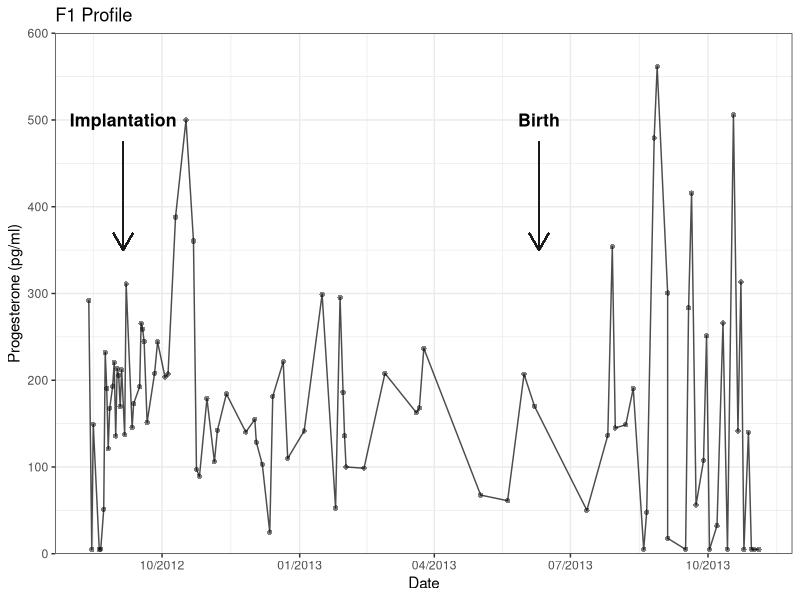

The R script that drew this image: (Note: this script raises an error after producing the figure.)
## This script creates Progesterone plots for the harbor seal saliva manuscript


## set up ~~~~~~~~~~~~~~~~~~~~~~~~~~~~~~~~~~~~~~~~~~~~~~~~~~~~~~~~~~~~~~~~~~~~~
library(here)
library(cowplot)
library(tidyverse)
library(readxl)

#check to see that here() leads to root directory or top-level folder
here()

#if incorrect, enter `set_here(path = "...")`
#restart RStudio
#check here() again to make sure you're in the right top-level folder

#clean environment
rm(list = ls())

#import data
data <- read_excel(here("data", "Progesterone data.xlsx"))

################################
# Stats
################################

#how many samples (n) per animal
data %>%
  count(ID)

#rename P column
colnames(data)[4] <- "Progesterone"

#summary stats 
data %>%
  group_by(ID) %>%
  summarise(min = min(Progesterone),
            mean = mean(Progesterone),
            max = max(Progesterone),
            sd = sd(Progesterone))

################################
# Individual plots
################################

#pull out f1 data
f1 <- data %>%
  filter(ID == "F1") 

#format date column
f1 <- f1 %>% 
  mutate(f1, Date = as.Date(Date, format = "%Y"))

#F1 plot
f1.plot <- ggplot(f1, aes(x = Date)) +
  geom_line(aes(y = Progesterone), lty = 1, alpha = 0.7) +
  geom_point(aes(y = Progesterone), shape = 16, alpha = 0.5) +
  labs(title = "F1 Profile", y = "Progesterone (pg/ml)") +
  theme_bw() +
  scale_y_continuous(expand = c(0,0), limits = c(0, 600)) +
  scale_x_date(date_labels = "%m/%Y") 

#add labels and arrows
f1.plot <- f1.plot +
  annotate("text", x = as.Date("2012-09-5"), y = 500, label = "Implantation", fontface = "bold", size = 4.5) +
  geom_segment(aes(x = as.Date("2012-09-5"), y = 475, xend = as.Date("2012-09-5"), yend = 350),
                               arrow = arrow(length = unit(0.5, "cm")), color = "grey10") +
  annotate("text", x = as.Date("2013-06-10"), y = 500, label = "Birth", fontface = "bold", size = 4.5) +
  geom_segment(aes(x = as.Date("2013-06-10"), y = 475, xend = as.Date("2013-06-10"), yend = 350),
               arrow = arrow(length = unit(0.5, "cm")), color = "grey10")


#turn off graphics panel in R studio
graphics.off()

#open new window, change size if needed
windows(8,6, record=T)

print(f1.plot)

ggsave(here("output", "F1 profile black.png"))


##################################

#pull out f2 data
f2 <- data %>%
  filter(ID == "F2") 

#clean up date column
f2 <- f2 %>% 
  mutate(f2, Date = as.Date(Date, format = "%Y"))

#F2 plot
f2.plot <- ggplot(f2, aes(x = Date)) +
  geom_line(aes(y = Progesterone), lty = 1, alpha = 0.7) +
  geom_point(aes(y = Progesterone), shape = 16, alpha = 0.5) +
  labs(title = "F2 Profile", y = "Progesterone (pg/ml)") +
  theme_bw() +
  scale_y_continuous(expand = c(0,0), limits = c(0, 800)) +
  scale_x_date(date_labels = "%m/%Y") 

#add labels and arrows
f2.plot <- f2.plot +
  annotate("text", x = as.Date("2014-07-30"), y = 700, label = "Implantation", fontface = "bold", size = 4.5) +
  geom_segment(aes(x = as.Date("2014-07-30"), y = 675, xend = as.Date("2014-07-30"), yend = 600),
               arrow = arrow(length = unit(0.5, "cm")), color = "grey10") +
  annotate("text", x = as.Date("2015-05-31"), y = 700, label = "Birth", fontface = "bold", size = 4.5) +
  geom_segment(aes(x = as.Date("2015-05-31"), y = 675, xend = as.Date("2015-05-31"), yend = 550),
               arrow = arrow(length = unit(0.5, "cm")), color = "grey10")


#turn off graphics panel in R studio
graphics.off()

#open new window, change size if needed
windows(8,6, record=T)

print(f2.plot)

ggsave(here("output", "F2 profile black.png"))


#plot of both profiles together
both.plot <- ggplot(data, aes(x = Date)) +
  geom_line(aes(y = Progesterone, color = ID), lty = 1, alpha = 0.7) +
  geom_point(aes(y = Progesterone, color = ID), shape = 16, alpha = 0.5) +
  labs(title = "Pregnant Harbor Seal Profiles", y = "Progesterone (pg/ml)") +
  theme_bw() +
  scale_y_continuous(expand = c(0,0), limits = c(0, 800)) 
  #scale_x_date(date_labels = "%m/%Y") 


# creating date_1 variable 
# and storing date in it.
date_1<-as.Date("2020-10-10")

# creating date_2 variable
# and storing date in it.
date_2<-as.Date("2020-10-11")

a = seq(from = date_1, to = date_2, by = 'day')

# Here we are finding length of 
# a and we are subtracting 1 because
# we dont need to include current day.
length(a)-1

#pull out dates
dates <- data$Date
birthdate1 <- "2013-06-10"

data <- data %>%
  mutate(seq(from = dates, to = birthdate1, by = 'day'))


####################
#### stats
####################

#f1 birth 6/10/2013 (healthy)
#f2 birth 5/31/2015 (stillborn)


######## comparison to plasma levels from 1981 paper #############

#range last 6 to 7 weeks of pregnancy
#f1 4/22/2013 - 6/10/2013

date1<- as.Date("2013-04-22")
date2<- as.Date("2013-06-10")
  
range <- f1 %>%
  filter(Date>date1 & Date<date2)

#f2 4/13/2015 - 5/31/2015
date3<- as.Date("2015-04-13")
date4<- as.Date("2015-05-31")

range2<- f2 %>%
  filter(Date>date3 & Date<date4)

#two days prior to birth
#f1 6/8/2013
#on 6/7 it was 170.0 pg/ml

#f2 5/29/2015
#no data

#five days following birth
#f1 6/15/2013
#7/12 50.1 pg/ml

#f2 6/5/2015
#no data

############# averages #############

#f1 only
#f1 estimated implantation 09/01/2012
#f1 birth 6/10/2013 (healthy)

f1.implantation<- as.Date("2012-09-01")
f1.birth <- as.Date("2013-06-10")

f1.preg<- f1 %>%
  filter(Date>f1.implantation & Date<f1.birth)

mean(f1.preg$Progesterone)
sd(f1.preg$Progesterone)

f1.nonpreg <- f1 %>%
  filter(Date>f1.birth)

mean(f1.nonpreg$Progesterone)
sd(f1.nonpreg$Progesterone)

t.test(f1.preg$Progesterone, f1.nonpreg$Progesterone)

#f2 only
#f2 estimated implantation 08/01/2014
#f2 birth 5/31/2015 (stillborn)

f2.implantation<- as.Date("2014-08-01")
f2.birth <- as.Date("2015-05-31")

f2.preg<- f2 %>%
  filter(Date>f2.implantation & Date<f2.birth)

mean(f2.preg$Progesterone)
sd(f2.preg$Progesterone)

#no samples for nonpreg analysis

#### compare f1 and f2

t.test(f1.preg$Progesterone, f2.preg$Progesterone)




